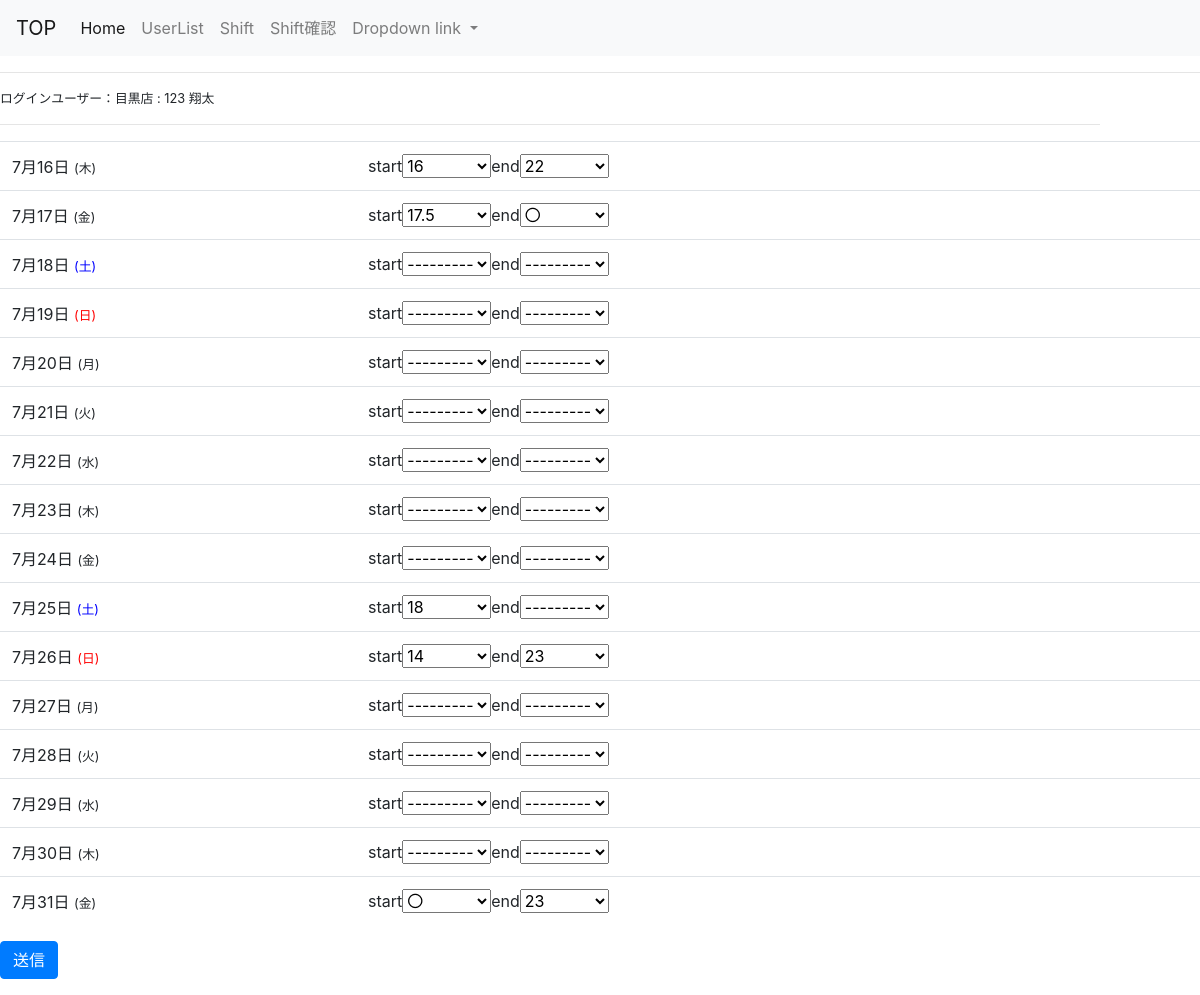
Page /user/2/month_with_forms/2020/7/1/ on the committed database.
### register/models.py (models this page shows, shortened)
class User(AbstractBaseUser, PermissionsMixin):
    email = models.EmailField(_('email address'), unique=True)
    first_name = models.CharField(_('first name'), max_length=30, blank=True)
    last_name = models.CharField(_('last name'), max_length=150, blank=True)
    is_staff = models.BooleanField(
        _('staff status'),
        default=False,
        help_text=_(
            'Designates whether the user can log into this admin site.'),
    )
    is_active = models.BooleanField(
        _('active'),
        default=True,
        help_text=_(
            'Designates whether this user should be treated as active. '
            'Unselect this instead of deleting accounts.'
        ),
    )
    date_joined = models.DateTimeField(_('date joined'), default=timezone.now)
    objects = CustomUserManager()
    EMAIL_FIELD = 'email'
    USERNAME_FIELD = 'email'
    REQUIRED_FIELDS = []
    class Meta:
        verbose_name = _('user')
        verbose_name_plural = _('users')

class Shops(models.Model):
    SHOP_CHOICES = (
    ('1', '目黒'),
    ('2', '狛江'),
    ('3', '神保町'),
    ('4', '上野広小路'),
    ('5', '北千住'),)
    shop = models.CharField("店舗", max_length=3,choices=SHOP_CHOICES, blank=True,default=1)
    user = models.OneToOneField(settings.AUTH_USER_MODEL,on_delete=models.CASCADE,)

### app/models.py (models this page shows, shortened)
class Schedule(models.Model):
    user = models.ForeignKey(settings.AUTH_USER_MODEL, verbose_name='ユーザー', on_delete=models.SET_NULL, blank=True, null=True,related_name = "user_schedule")
    start_time = models.CharField('開始時間', choices= SUB_START, max_length=50,blank=True,default="0")
    end_time = models.CharField('終了時間', choices= SUB_END, max_length=50,blank=True,default="0")
    date = models.DateField('日付')
    shops = models.ForeignKey(Shops, verbose_name='店舗', on_delete=models.CASCADE,blank=True)

### app/views.py (the view, shortened to what this page needs)
class MonthWithFormsCalendar(mixins.MonthWithFormsMixin, generic.View):
    template_name = 'app/month_with_forms.html'
    model = Schedule
    date_field = 'date'
    form_class = SimpleScheduleForm
    def get(self, request, **kwargs):
        context = self.get_month_calendar()
        context['user'] = get_object_or_404(User, pk=self.kwargs['user_pk'])
        return render(request, self.template_name, context)

### app/mixins.py (called while the page is built, shortened)
    def setup_calendar(self):
        self._calendar = calendar.Calendar(self.first_weekday)

    def get_previous_week(self, date):
        if date.month == 1 and date.day ==16:
            return date.replace(year=date.year-1, month=12,day=16)
        if date.month == 1 and date.day ==1:
            return date.replace(year=date.year-1, month=12,day=1)
        if date.day == 16:
            return date.replace(month =date.month -1 ,day = 16)
        if date.day == 1:
            return date.replace(month =date.month -1 ,day = 1)

    def get_week_days(self):
        month = self.kwargs.get('month')
        year = self.kwargs.get('year')
        day = self.kwargs.get('day')
        if month and year and day:
            date = datetime.date(year=int(year), month=int(month), day=int(day))
            if date.month != 12 and date.day < 21 and date.day > 4:
                dtm = calendar.monthrange(year,month)[1]
                date = datetime.date(year = int(year),month=int(month+1),day = int(1))
                dtlist = [date + datetime.timedelta(days =day) for day in range(0,15)]
                return dtlist
            if date.day < 6:
                dtm = calendar.monthrange(year,month)[1]
                date = datetime.date(year = int(year),month=int(month),day = int(15))
                dtlist = [date + datetime.timedelta(days =day) for day in range(1,dtm-14)]
                return dtlist

    def name(self):
        weekname=['月','火','水','木','金','土','日']
        name=[]
        week=[]
        day = self.get_week_days()
        for l in day:
            name.append(l.weekday())
        for nn in name:
            week.append(weekname[nn])
        return week

    def get_month_calendar(self):
        self.setup_calendar()
        days = self.get_week_days()
        first = days[0]
        last = days[-1]
        ago = self.get_previous_week(first)
        calendar_data = {
            'now': datetime.date.today(),
            'month_days': days,
            'month_previous': ago,
            'month_next': first,
            'week_names': self.name(),
        }
        return calendar_data

### app/templates/app/month_with_forms.html (shortened to what this page needs)
{% extends "register/base.html" %}
{% block content %}
    <form action="" method="POST">
        {{ month_formset.management_form }}{% for week_day_forms in month_day_forms %}
        <table class="table">{% for day, forms in week_day_forms.items %}
                <tr> <td>{{ day | date:"n" }}月{{day |date:"j"}}日
                    {% if day|date:"D" == "日" %}
                    <small>
                        <span style="color: #F00;">({{ day | date:"D" }})</span>
                    </small></td>
                    {% elif day|date:"D" == "土" %}
                    <small>
                        <span style="color:#0000FF">({{ day | date:"D" }})</span>
                    </small></td>
                    {% else %}
                    <small>
                    ({{ day|date:"D" }})
                </small></td>
                   {% endif %}
                   {% for form in forms %}
                    <td>{{form.date}}{{form.id}}start{{form.start_time}}end{{form.end_time}}
                    </td></tr>
                    {% endfor %}{% endfor %}
            {% endfor %}
        </table>
        <button type="submit" class="btn btn-primary">送信</button>
    </form>
{% endblock %}

### register/templates/register/base.html (shortened to what this page needs)
{% load static %}
<head>
    <link rel="stylesheet" href="https://stackpath.bootstrapcdn.com/bootstrap/4.3.1/css/bootstrap.min.css">
<head>
  {% if user.is_superuser %}
    <nav class="navbar navbar-expand-lg navbar-light bg-light">
        <a class="navbar-brand" href="#">TOP</a>
        <div class="collapse navbar-collapse" id="navbarNavDropdown">
          <ul class="navbar-nav">
            <li class="nav-item active">
              <a class="nav-link" href="{% url 'register:top' %}">Home <span class="sr-only">(current)</span></a>
            </li>
            <li class="nav-item">
              <a class="nav-link" href="{% url 'register:user_list'%}">UserList</a>
            </li>
            <li class="nav-item">
              <a class="nav-link" href="{% url 'app:month_with_forms' user.pk  %}">Shift</a>
            </li>
            <li class="nav-item">
              <a class="nav-link" href="{% url 'app:shift_list' %}">Shift確認</a>
            </li>
            <li class="nav-item dropdown">
              <a class="nav-link dropdown-toggle" href="#" id="navbarDropdownMenuLink" role="button" data-toggle="dropdown" aria-haspopup="true" aria-expanded="false">
                Dropdown link
              </a>
              </li>
              </ul>
        </div>
      </nav><hr>
      <div class="mgr-10"><small>ログインユーザー：{{user.shops.get_shop_display}}店&nbsp;:&nbsp;{{ user.last_name }}&nbsp;{{user.first_name}}</small><hr></div>
      {% endif %}
        {% block content %}{% endblock %}</div>
</html>

### register/templates/register/base.html (style rules this page uses)
.mgr-10 { margin-right : 100px; }

### rows in the picture
User: shops.shop "目黒", last_name "123", first_name "翔太"
Schedule: date "7", date "16", week_day_forms "木"
Schedule: date "7", date "17", week_day_forms "金"
Schedule: date "7", date "25", date "土"
Schedule: date "7", date "26", date "日"
Schedule: date "7", date "31", week_day_forms "金"

### other values in the picture
{{ day | date:"n" }} "7" "7" "7" "7" "7" "7" "7" "7" "7" "7" "7"
{{ day |date:"j" }} "18" "19" "20" "21" "22" "23" "24" "27" "28" "29" "30"
{{ day | date:"D" }} "土"
{{ day | date:"D" }} "日"
{{ day|date:"D" }} "月" "火" "水" "木" "金" "月" "火" "水" "木"
